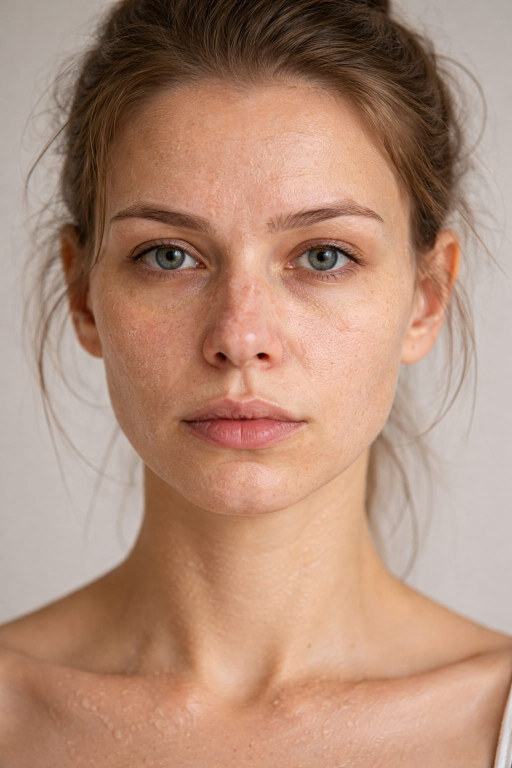
#> input picture dataset/dry/dry.jpeg, 1024 x 1536 px (shown at 1/2 size); its folder holds only this picture in this run
$ python train_skin_model.py
#> lines starting #> are read from the running program, lines starting #| are printed output that depends on the picture
import os
import cv2
import numpy as np
from sklearn.ensemble import RandomForestClassifier
from joblib import dump

dataset_path = "dataset"
skin_types = ["dry", "normal", "oily", "non_skin"]  # ✅ add non-skin

X = []
y = []

for label, skin in enumerate(skin_types):
    folder = os.path.join(dataset_path, skin)
    for file in os.listdir(folder):
        img_path = os.path.join(folder, file)
        img = cv2.imread(img_path)
#> img is the input picture: shape (1536, 1024, 3); mean B, G, R 120.4, 140.6, 177.2
        if img is None:
            continue

        img = cv2.resize(img, (100, 100))
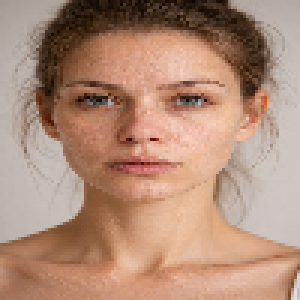
#> img: shape (100, 100, 3) (shown 3 times larger); mean B, G, R 120.3, 140.5, 177.1

        # Color histogram features
        hist = cv2.calcHist([img], [0,1,2], None, [8,8,8], [0,256,0,256,0,256])
        hist = cv2.normalize(hist, hist).flatten()
#> hist = 512 values, max 0.381 at index 230, min 0 at index 4, mean 0.00833

        X.append(hist)
        y.append(label)
#> pass 2 of the loop `for label, skin in enumerate(skin_types):`:
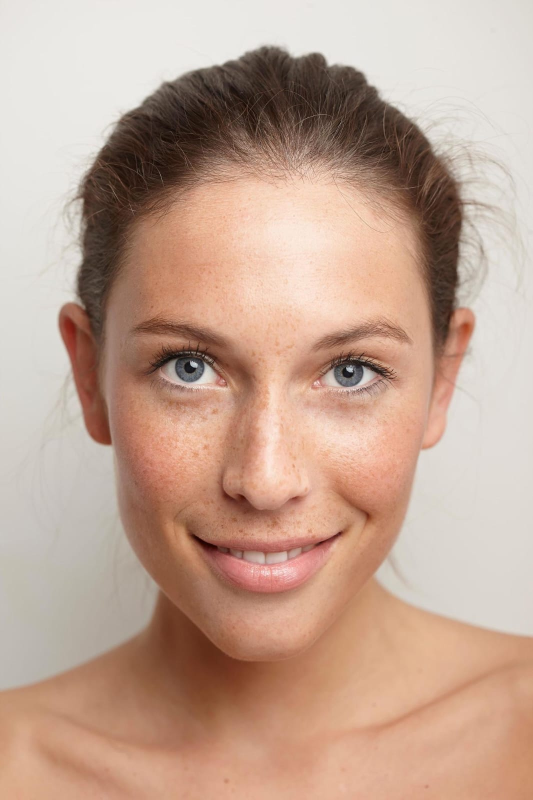
#> input picture dataset/normal/normal.jpeg, 1066 x 1600 px (shown at 1/2 size)
#> img is the input picture: shape (1600, 1066, 3); mean B, G, R 146.7, 163.6, 193.5
#> `img = cv2.resize(img, (100, 100))`:
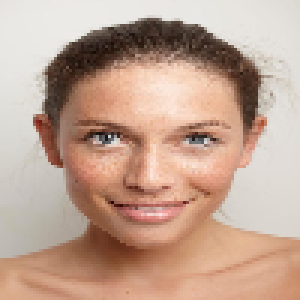
#> img: shape (100, 100, 3) (shown 3 times larger); mean B, G, R 146.8, 163.7, 193.6
#> hist = 512 values, max 0.431 at index 438, min 0 at index 4, mean 0.00811
#> (the run stopped early here; a loop or call above may not have finished)
